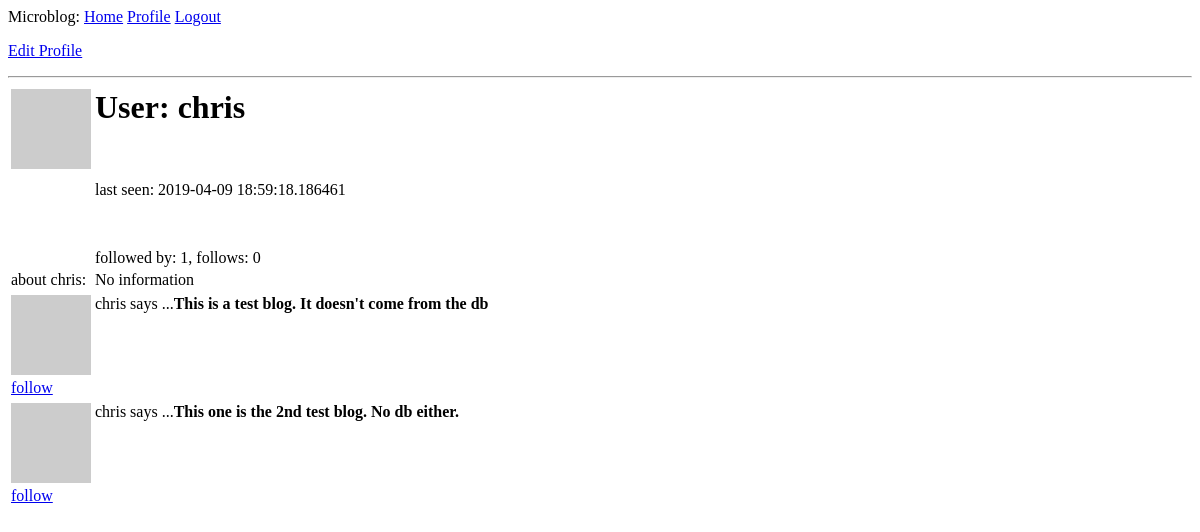
The page /user/chris (signed in) on the database as committed earlier.
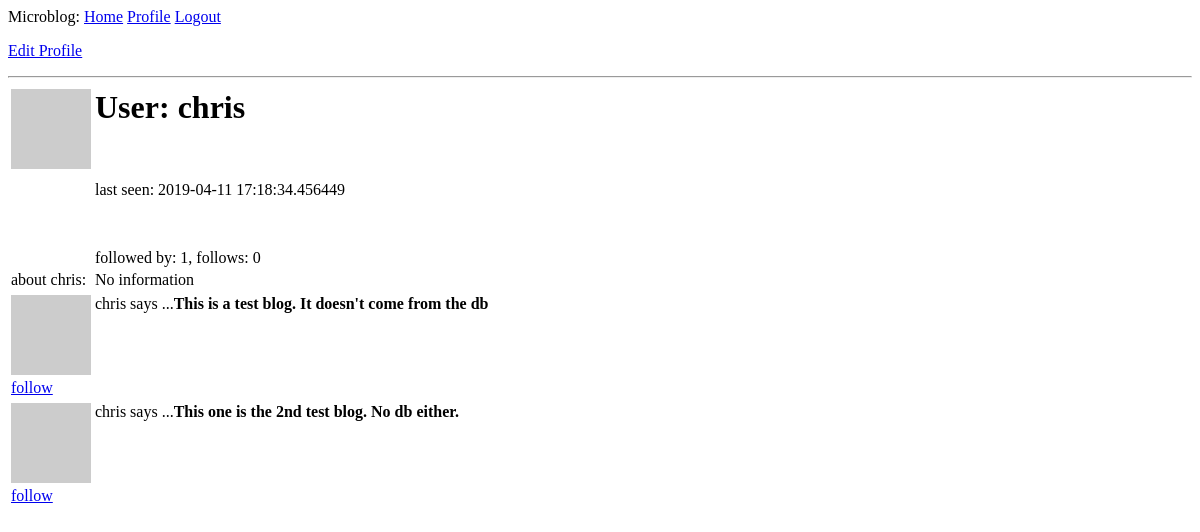
The same page on the database as committed later.
### microblog_app/models.py (models this page shows, shortened)
class User(UserMixin, db.Model): # UserMixin makes model compatible with flask-login
    id = db.Column(db.Integer, primary_key=True)  # flask login writes User.id to session
    username = db.Column(db.String(64), index=True, unique=True)
    email = db.Column(db.String(120), index=True, unique=True)
    password_hash = db.Column(db.String(128))
    posts = db.relationship('Post', backref='author', lazy='dynamic')
    about_me = db.Column(db.String(140))
    last_visited = db.Column(db.DateTime, default=datetime.utcnow())
    followed = db.relationship(
        'User', secondary=followers,
        primaryjoin=(followers.c.follower_id == id),
        secondaryjoin=(followers.c.followed_id == id),
        backref=db.backref('followers', lazy='dynamic'),
        lazy='dynamic'
    )
    def pull_avatar(self, size):
        digest = md5(self.email.lower().encode('utf-8')).hexdigest()
        return f"https://www.gravatar.com/avatar/{digest}?d=identicon&s={size}"
    def timestamp_on_request(self):  # time stamp to update last_visited in db upon request of any page
        self.last_visited = datetime.utcnow()
        db.session.commit()
    def is_following(self, user):
        return self.followed.filter(followers.c.followed_id == user.id).count() > 0

### microblog_app/routes.py (the view)
@app.route(URLRoute.user)
@login_required
def user(username):
    user = User.query.filter_by(username=username).first_or_404()  # returns either element or 404 response
    posts = [
        { 'author': user, 'body': "This is a test blog. It doesn't come from the db" },
        { 'author': user, 'body': "This one is the 2nd test blog. No db either."}
    ]
    return render_template("user.html", user=user, posts=posts)

### microblog_app/models.py (called while the page is built)
@login.user_loader
def load_user(id):
    return User.query.get(int(id))

### microblog_app/routes.py (called while the page is built)
@app.before_request  # applies to all routes in the application
def before_request():
    if current_user.is_authenticated:
        current_user.timestamp_on_request()

### microblog_app/templates/user.html (shortened to what this page needs)
{% extends "base.html" %}
{% block content %}
{% if current_user == user %}
    <p><a href="{{ url_for('edit_profile') }}">Edit Profile</a></p>
{% elif current_user.is_following(user) %}
    <p><a href="{{ url_for('unfollow', username=user.username) }}">unfollow</a></p>
{% elif not current_user.is_following(user) %}
    <p><a href="{{ url_for('follow', username=user.username) }}">follow</a></p>
{% endif %}
<table>
    <tr valign="top">
        <td><img src="{{ user.pull_avatar(128) }}"></td>
        <td>
            <h1>User: {{ user.username }}</h1>
            <br><p>last seen: {% if user.last_visited %} {{ user.last_visited }} {% else %} no info {% endif %}</p>
            <br><p>followed by: {{ user.followers.count() }}, follows: {{ user.followed.count()}}</p>
        </td>
    </tr>
    <tr>
        <td>about {{ user.username }}:</td>
        <td>{% if user.about_me %} {{ user.about_me }} {% else %} No information {% endif %}</td>
    </tr>
    <hr>
</table>
{% include "_allposts.html" %}
{% endblock %}

### microblog_app/templates/base.html (shortened to what this page needs)
<!DOCTYPE>
<html>
    <head>
    </head>
    <body>
        <div>
            Microblog:
            <a href="{{ url_for('index') }}">Home</a>
            {% if current_user.is_authenticated %}
            <a href="{{ url_for('user', username=current_user.username) }}">Profile</a>
            <a href="{{ url_for('logout') }}">Logout</a>
            {% elif current_user.is_anonymous %}
            <a href="{{ url_for('login') }}">Login</a>
            {% endif %}
        </div>
    {% block content %}
    {% endblock %}
    </body>
</html>

### microblog_app/templates/_allposts.html
{% if posts %}
    {% for post in posts %}
        <table>
            <tr valign="top">
                <td><img src="{{ post.author.pull_avatar(36) }}"></td>
                <td>{{ post.author.username}} says ...<b>{{ post.body }}</b></td>
            </tr>
            <tr>
                {% if current_user.is_following(post.author) %}
                <td><a href="{{ url_for('unfollow', username=post.author.username) }}">unfollow</a></td>
                {% else %}
                <td><a href="{{ url_for('follow', username=post.author.username) }}">follow</a></td>
                {% endif %}
            </tr>
        </table>
    {% endfor %}
{% else %}
    <p>No blog posts to show!</p>
{% endif %}

Rows that differ between the two databases and show on the page:
changed User "chris": last_visited "2019-04-09 18:59:18.186461" → "2019-04-11 17:18:34.456449"
